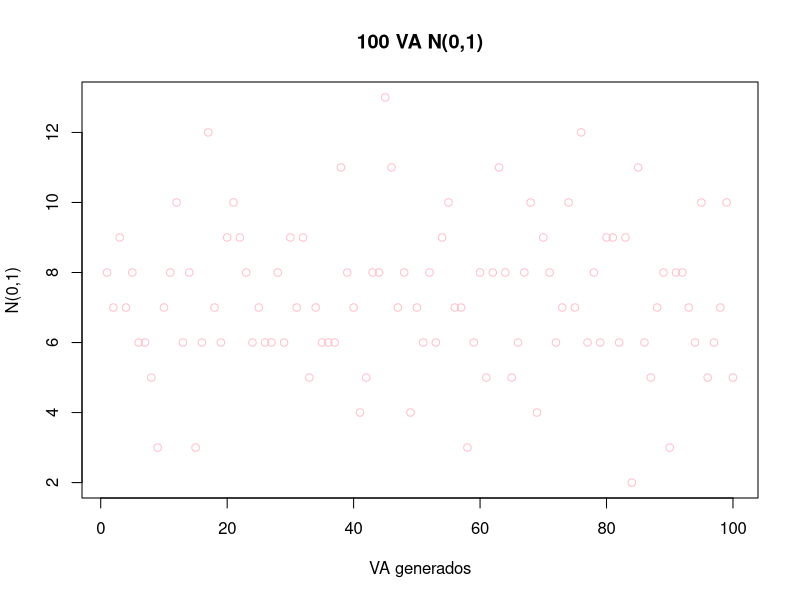
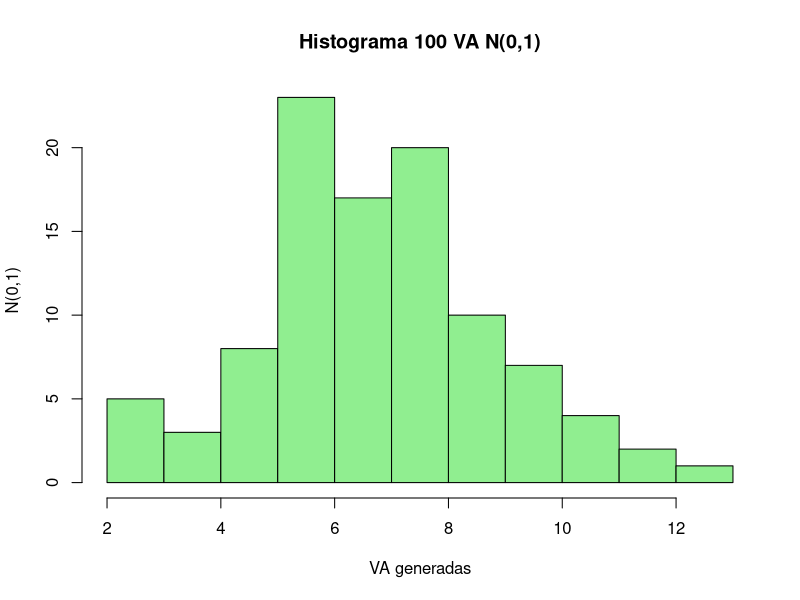
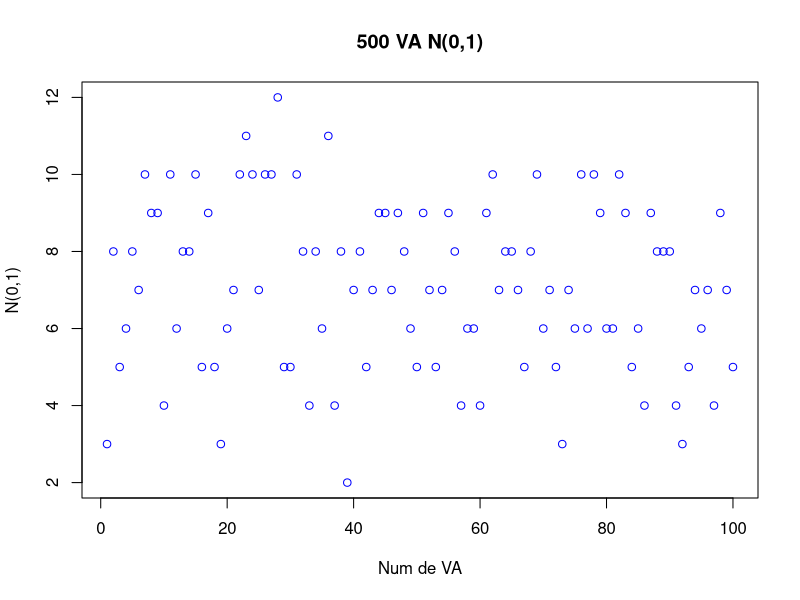
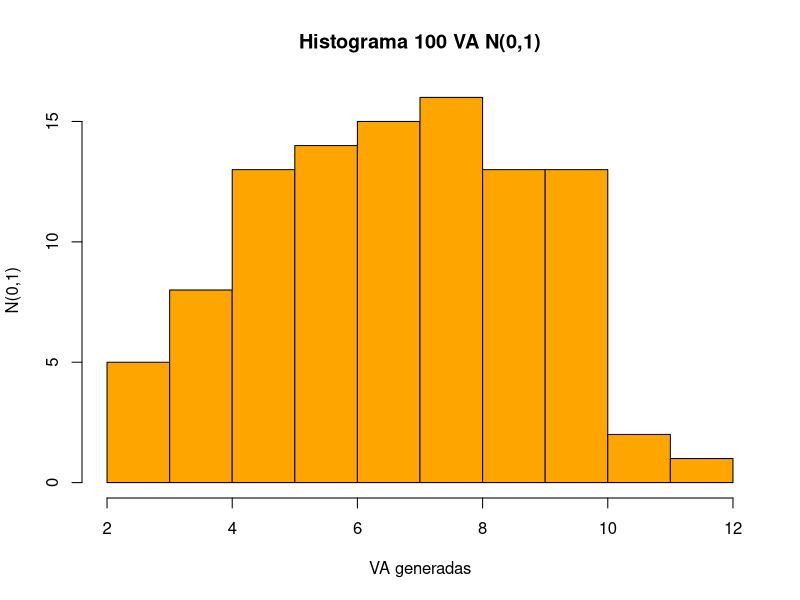
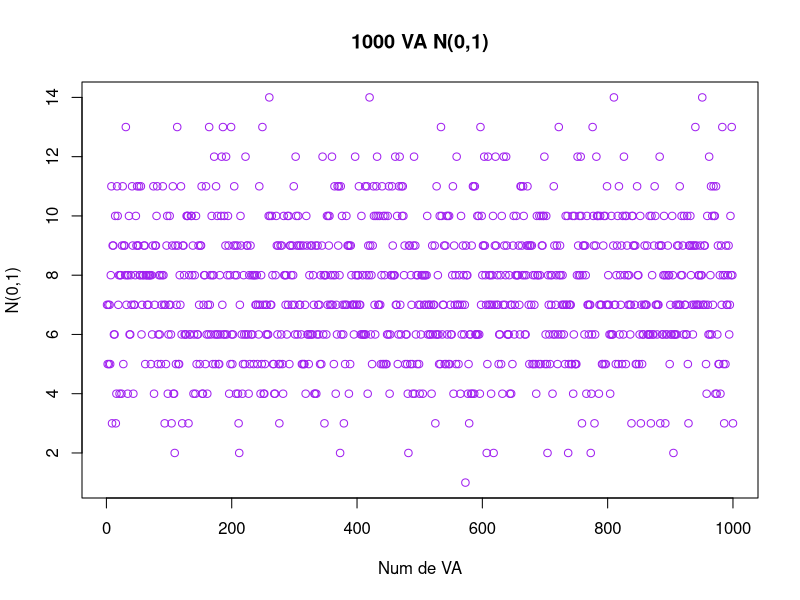
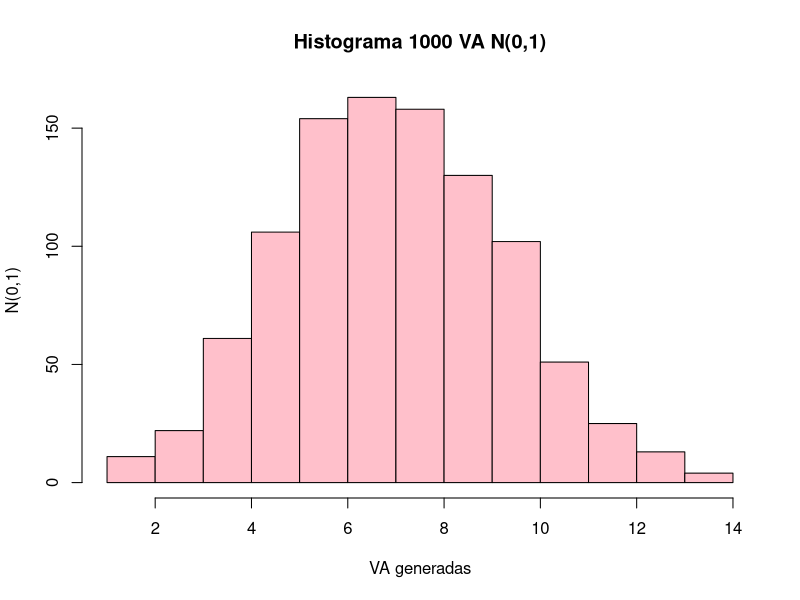
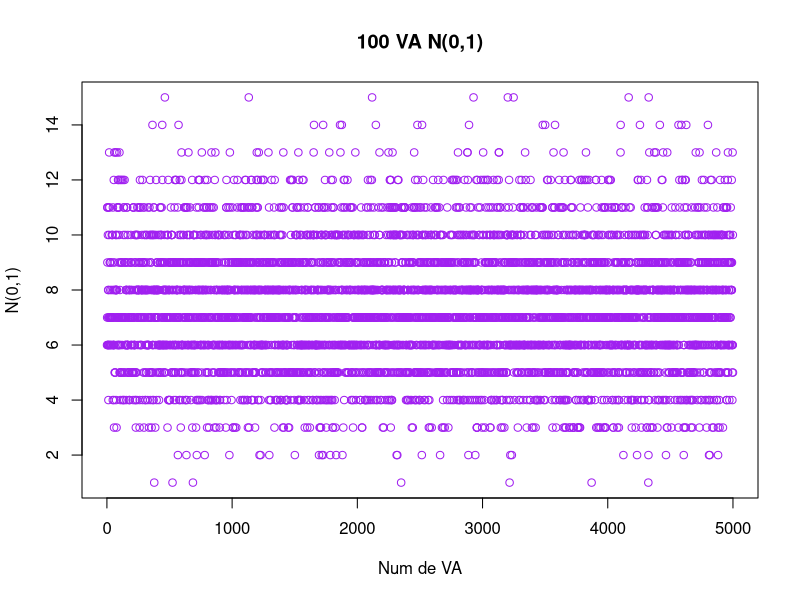
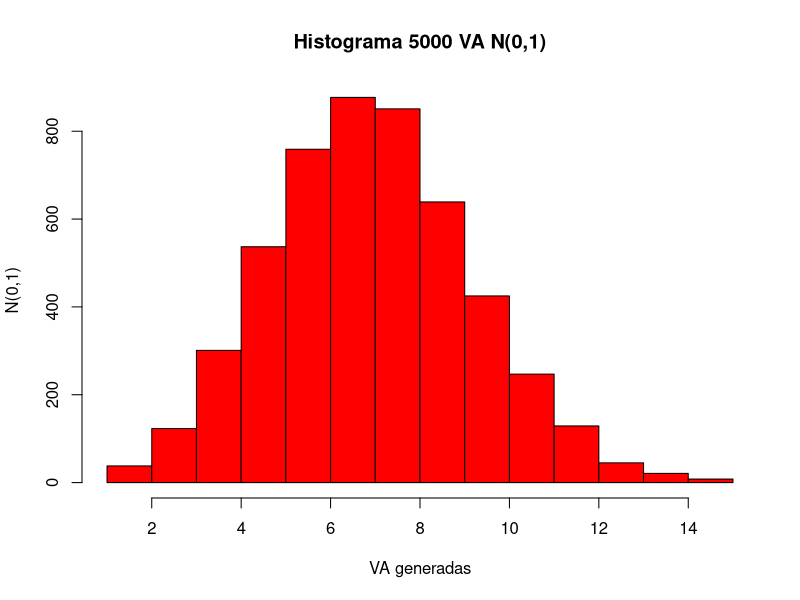

Source code (R) for these figures, in order:
## ---- chunk 1
knitr::opts_chunk$set(echo = TRUE)
## ---- chunk 2
n1 <- 100; (n1)
k <- 25
p <- 0.3
## ---- chunk 3
mibinominal <- rbinom(n1,k,p)
## ---- chunk 4
plot(mibinominal, col="pink",
main = "100 VA N(0,1)",
xlab ="VA generados",
ylab = "N(0,1)")

## ---- chunk 5
hist(mibinominal, main="Histograma 100 VA N(0,1)",
     col="lightgreen",
     xlab="VA generadas",
     ylab="N(0,1)")

## ---- chunk 6
n2 <- 500; (n2)
k <- 25
p <- 0.3
## ---- chunk 7
mibinominal <- rbinom(n1,k,p)
## ---- chunk 8
plot(mibinominal, col="blue",
main = "500 VA N(0,1)",
xlab ="Num de VA",
ylab = "N(0,1)")

## ---- chunk 9
hist(mibinominal, main="Histograma 100 VA N(0,1)",
     col="orange",
     xlab="VA generadas",
     ylab="N(0,1)")

## ---- chunk 10
n3 <- 1000; (n3)
k <- 25
p <- 0.3
## ---- chunk 11
mibinominal <- rbinom(n3,k,p)
## ---- chunk 12
plot(mibinominal, col="purple",
main = "1000 VA N(0,1)",
xlab ="Num de VA",
ylab = "N(0,1)")

## ---- chunk 13
hist(mibinominal, main="Histograma 1000 VA N(0,1)",
     col="pink",
     xlab="VA generadas",
     ylab="N(0,1)")

## ---- chunk 14
n4 <- 5000; (n4)
k <- 25
p <- 0.3
## ---- chunk 15
mibinominal <- rbinom(n4,k,p)
## ---- chunk 16
plot(mibinominal, col="purple",
main = "100 VA N(0,1)",
xlab ="Num de VA",
ylab = "N(0,1)")

## ---- chunk 17
hist(mibinominal, main="Histograma 5000 VA N(0,1)",
     col="red",
     xlab="VA generadas",
     ylab="N(0,1)")

## ---- chunk 18
n5 <- 10000; (n5)
k <- 25
p <- 0.3
## ---- chunk 19
mibinominal <- rbinom(n5,k,p)
## ---- chunk 20
plot(mibinominal, col="purple",
main = "10000 VA N(0,1)",
xlab ="Num de VA",
ylab = "N(0,1)")

## ---- chunk 21
hist(mibinominal, main="Histograma 10000 VA N(0,1)",
     col="pink",
     xlab="VA generadas",
     ylab="N(0,1)")

## ---- chunk 22
n6 <- 15000; (n6)
k <- 25
p <- 0.3
## ---- chunk 23
mibinominal <- rbinom(n6,k,p)
## ---- chunk 24
plot(mibinominal, col="purple",
main = "100 VA N(k,p)",
xlab ="Num de VA",
ylab = "N(0,1)")

## ---- chunk 25
hist(mibinominal, main="Histograma 15000 VA N(0,1)",
     col="pink",
     xlab="VA generadas",
     ylab="N(0,1)")

## ---- chunk 26
n1 <- 100; (n1)
k <- 25
p <- 0.45
## ---- chunk 27
mibinominal <- rbinom(n1,k,p)
## ---- chunk 28
plot(mibinominal, col="pink",
main = "100 VA N(0,1)",
xlab ="Num de VA",
ylab = "N(0,1)")

## ---- chunk 29
hist(mibinominal, main="Histograma 100 VA N(0,1)",
     col="lightgreen",
     xlab="VA generadas",
     ylab="N(0,1)")

## ---- chunk 30
n2 <- 500; (n2)
k <- 25
p <- 0.45
## ---- chunk 31
mibinominal <- rbinom(n2,k,p)
## ---- chunk 32
plot(mibinominal, col="blue",
main = "500 VA N(0,1))",
xlab ="Num de VA",
ylab = "N(0,1)")

## ---- chunk 33
hist(mibinominal, main="Histograma 100 VA N(0,1)",
     col="red",
     xlab="VA generadas",
     ylab="N(0,1)")

## ---- chunk 34
n3 <- 1000; (n3)
k <- 25
p <- 0.45
## ---- chunk 35
mibinominal <- rbinom(n3,k,p)
## ---- chunk 36
plot(mibinominal, col="yellow",
main = "1000 VA N(0,1)",
xlab ="Num de VA",
ylab = "N(0,1)")

## ---- chunk 37
hist(mibinominal, main="Histograma 1000 VA N(0,1)",
     col="brown",
     xlab="VA generadas",
     ylab="N(0,1)")

## ---- chunk 38
n4 <- 5000; (n4)
k <- 25
p <- 0.45
## ---- chunk 39
mibinominal <- rbinom(n4,k,p)
## ---- chunk 40
plot(mibinominal, col="blue",
main = "100 VA NN(0,1)",
xlab ="Num de VA",
ylab = "N(0,1)")

## ---- chunk 41
hist(mibinominal, main="Histograma 5000 VA NN(0,1)",
     col="gray",
     xlab="VA generadas",
     ylab="N(0,1)")

## ---- chunk 42
n5 <- 10000; (n5)
k <- 25
p <- 0.45
## ---- chunk 43
mibinominal <- rbinom(n5,k,p)
## ---- chunk 44
plot(mibinominal, col="purple",
main = "10000 VA N(0,1))",
xlab ="Num de VA",
ylab = "N(0,1)")

## ---- chunk 45
hist(mibinominal, main="Histograma 10000 VA N(0,1)",
     col="green",
     xlab="VA generadas",
     ylab="N(0,1)")

## ---- chunk 46
n6 <- 15000; (n6)
k <- 25
p <- 0.45
## ---- chunk 47
mibinominal <- rbinom(n6,k,p)
## ---- chunk 48

plot(mibinominal, col="purple",
main = "100 VA N(0,1)",
xlab ="Num de VA",
ylab = "N(0,1)")

## ---- chunk 49
hist(mibinominal, main="Histograma 15000 VA N(0,1)",
     col="pink",
     xlab="VA generadas",
     ylab="N(0,1)")

## ---- chunk 50
n1 <- 100; (n1)
k <- 25
p <- 0.8
## ---- chunk 51
mibinominal <- rbinom(n1,k,p)
## ---- chunk 52
plot(mibinominal, col="pink",
main = "100 VA N(0,1)",
xlab ="Num de VA",
ylab = "N(0,1)")

## ---- chunk 53
hist(mibinominal, main="Histograma 100 VA N(0,1)",
     col="lightgreen",
     xlab="VA generadas",
     ylab="N(0,1)")

## ---- chunk 54
n2 <- 500; (n2)
k <- 25
p <- 0.8
## ---- chunk 55
mibinominal <- rbinom(n2,k,p)
## ---- chunk 56
plot(mibinominal, col="blue",
main = "500 VA N(0,1))",
xlab ="Num de VA",
ylab = "N(0,1)")

## ---- chunk 57
hist(mibinominal, main="Histograma 100 VA N(0,1)",
     col="red",
     xlab="VA generadas",
     ylab="N(0,1)")

## ---- chunk 58
n3 <- 1000; (n3)
k <- 25
p <- 0.8
## ---- chunk 59
mibinominal <- rbinom(n3,k,p)
## ---- chunk 60
plot(mibinominal, col="yellow",
main = "1000 VA N(0,1)",
xlab ="Num de VA",
ylab = "N(0,1)")

## ---- chunk 61
hist(mibinominal, main="Histograma 1000 VA N(0,1)",
     col="brown",
     xlab="VA generadas",
     ylab="N(0,1)")

## ---- chunk 62
n4 <- 5000; (n4)
k <- 25
p <- 0.8
## ---- chunk 63
mibinominal <- rbinom(n4,k,p)
## ---- chunk 64
plot(mibinominal, col="blue",
main = "100 VA NN(0,1)",
xlab ="Num de VA",
ylab = "N(0,1)")

## ---- chunk 65
hist(mibinominal, main="Histograma 5000 VA NN(0,1)",
     col="gray",
     xlab="VA generadas",
     ylab="N(0,1)")

## ---- chunk 66
n5 <- 10000; (n5)
k <- 25
p <- 0.8
## ---- chunk 67
mibinominal <- rbinom(n5,k,p)
## ---- chunk 68
plot(mibinominal, col="purple",
main = "10000 VA N(0,1))",
xlab ="Num de VA",
ylab = "N(0,1)")

## ---- chunk 69
hist(mibinominal, main="Histograma 10000 VA N(0,1)",
     col="green",
     xlab="VA generadas",
     ylab="N(0,1)")

## ---- chunk 70
n6 <- 15000; (n6)
k <- 25
p <- 0.8
## ---- chunk 71
mibinominal <- rbinom(n6,k,p)
## ---- chunk 72

plot(mibinominal, col="purple",
main = "100 VA N(0,1)",
xlab ="Num de VA",
ylab = "N(0,1)")

## ---- chunk 73
hist(mibinominal, main="Histograma 15000 VA N(0,1)",
     col="pink",
     xlab="VA generadas",
     ylab="N(0,1)")

## ---- chunk 74
n1 <- 100; (n1)
k <- 25
p <- 0.95
## ---- chunk 75
mibinominal <- rbinom(n1,k,p)
## ---- chunk 76
plot(mibinominal, col="pink",
main = "100 VA N(0,1)",
xlab ="Num de VA",
ylab = "N(0,1)")

## ---- chunk 77
hist(mibinominal, main="Histograma 100 VA N(0,1)",
     col="lightgreen",
     xlab="VA generadas",
     ylab="N(0,1)")

## ---- chunk 78
n2 <- 500; (n2)
k <- 25
p <- 0.95
## ---- chunk 79
mibinominal <- rbinom(n2,k,p)
## ---- chunk 80
plot(mibinominal, col="blue",
main = "500 VA N(0,1))",
xlab ="Num de VA",
ylab = "N(0,1)")

## ---- chunk 81
hist(mibinominal, main="Histograma 100 VA N(0,1)",
     col="red",
     xlab="VA generadas",
     ylab="N(0,1)")

## ---- chunk 82
n3 <- 1000; (n3)
k <- 25
p <- 0.95
## ---- chunk 83
mibinominal <- rbinom(n3,k,p)
## ---- chunk 84
plot(mibinominal, col="yellow",
main = "1000 VA N(0,1)",
xlab ="Num de VA",
ylab = "N(0,1)")

## ---- chunk 85
hist(mibinominal, main="Histograma 1000 VA N(0,1)",
     col="brown",
     xlab="VA generadas",
     ylab="N(0,1)")

## ---- chunk 86
n4 <- 5000; (n4)
k <- 25
p <- 0.95
## ---- chunk 87
mibinominal <- rbinom(n4,k,p)
## ---- chunk 88
plot(mibinominal, col="blue",
main = "100 VA NN(0,1)",
xlab ="Num de VA",
ylab = "N(0,1)")

## ---- chunk 89
hist(mibinominal, main="Histograma 5000 VA NN(0,1)",
     col="gray",
     xlab="VA generadas",
     ylab="N(0,1)")

## ---- chunk 90
n5 <- 10000; (n5)
k <- 25
p <- 0.95
## ---- chunk 91
mibinominal <- rbinom(n5,k,p)
## ---- chunk 92
plot(mibinominal, col="purple",
main = "10000 VA N(0,1))",
xlab ="Num de VA",
ylab = "N(0,1)")

## ---- chunk 93
hist(mibinominal, main="Histograma 10000 VA N(0,1)",
     col="green",
     xlab="VA generadas",
     ylab="N(0,1)")

## ---- chunk 94
n6 <- 15000; (n6)
k <- 25
p <- 0.95
## ---- chunk 95
mibinominal <- rbinom(n6,k,p)
## ---- chunk 96

plot(mibinominal, col="purple",
main = "100 VA N(0,1)",
xlab ="Num de VA",
ylab = "N(0,1)")

## ---- chunk 97
hist(mibinominal, main="Histograma 15000 VA N(0,1)",
     col="pink",
     xlab="VA generadas",
     ylab="N(0,1)")

## ---- chunk 98
n_values <- c(100, 500, 1000, 5000, 10000, 15000)
k <- 25
p <- 0.3


par(mfrow = c(2, 3))  # 2 filas, 3 columnas


for (n in n_values) {
  datos <- rbinom(n, k, p)
  hist(datos, main = paste("Histograma n =", n),
       col = "lightblue", xlab = "VA generadas", ylab = "Frecuencia")
}
## ---- chunk 99
n_values <- c(100, 500, 1000, 5000, 10000, 15000)
p_values <- c(0.3, 0.45, 0.8, 0.95)
k <- 25


par(mfrow = c(length(p_values), length(n_values)), mar = c(2,2,2,1))


for (p in p_values) {
  for (n in n_values) {
    datos <- rbinom(n, k, p)
    hist(datos, main = paste("n=", n, "\np=", p),
         col = "pink", xlab = "", ylab = "", cex.main = 0.8)
  }
}

